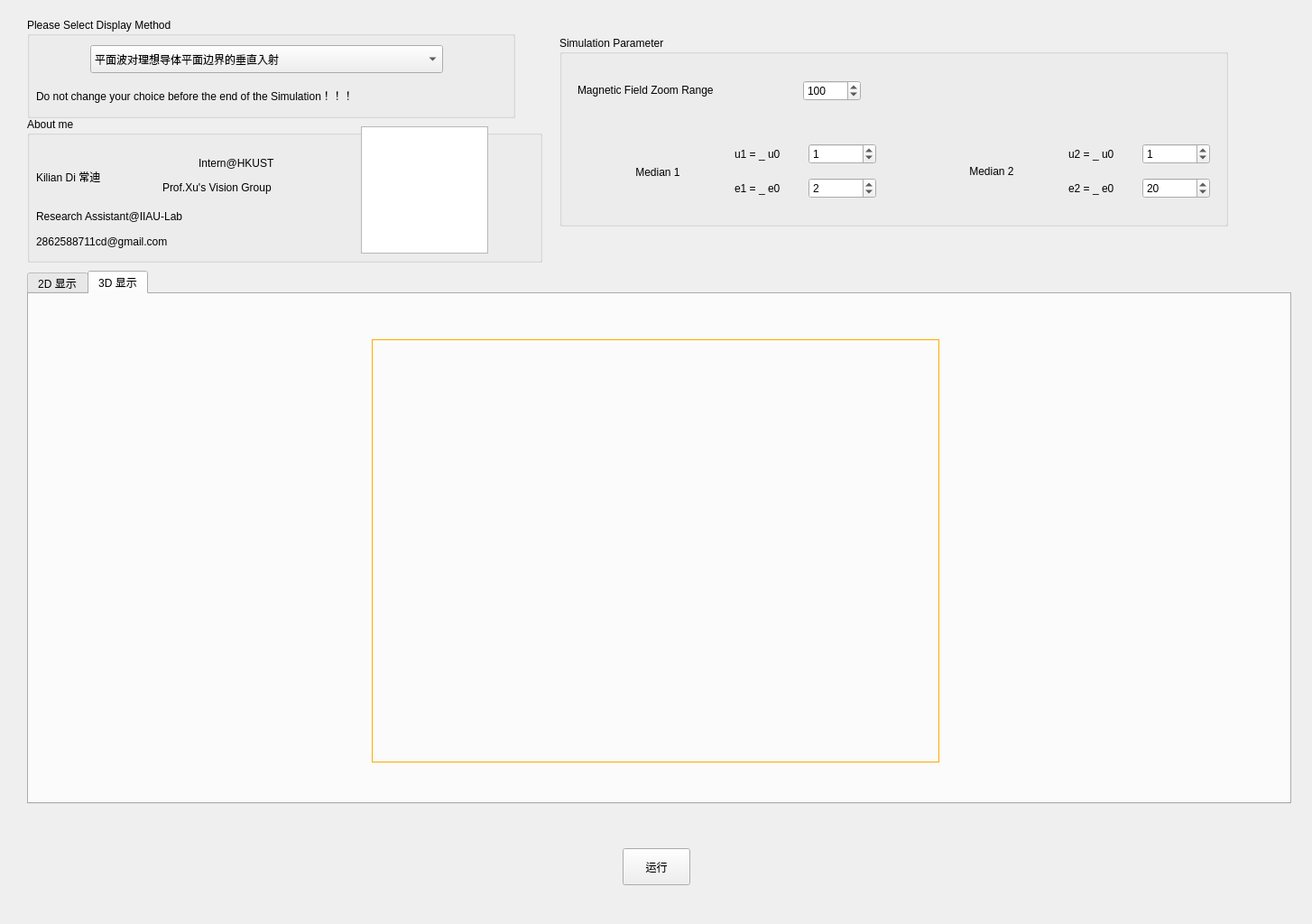
<?xml version="1.0" encoding="UTF-8"?>
<ui version="4.0">
 <class>Form</class>
 <widget class="QWidget" name="Form">
  <property name="geometry">
   <rect>
    <x>0</x>
    <y>0</y>
    <width>1454</width>
    <height>1024</height>
   </rect>
  </property>
  <property name="windowTitle">
   <string>电磁场实验3</string>
  </property>
  <widget class="QPushButton" name="pushButton">
   <property name="geometry">
    <rect>
     <x>690</x>
     <y>940</y>
     <width>75</width>
     <height>41</height>
    </rect>
   </property>
   <property name="text">
    <string>运行</string>
   </property>
  </widget>
  <widget class="QTabWidget" name="tabWidget">
   <property name="geometry">
    <rect>
     <x>30</x>
     <y>300</y>
     <width>1401</width>
     <height>591</height>
    </rect>
   </property>
   <property name="currentIndex">
    <number>1</number>
   </property>
   <widget class="QWidget" name="widget">
    <attribute name="title">
     <string>2D 显示</string>
    </attribute>
    <widget class="QWidget" name="layoutWidget">
     <property name="geometry">
      <rect>
       <x>40</x>
       <y>50</y>
       <width>1311</width>
       <height>471</height>
      </rect>
     </property>
     <layout class="QHBoxLayout" name="horizontalLayout_2">
      <item>
       <widget class="QLabel" name="label_2D_E_2">
        <property name="sizePolicy">
         <sizepolicy hsizetype="Preferred" vsizetype="Preferred">
          <horstretch>0</horstretch>
          <verstretch>0</verstretch>
         </sizepolicy>
        </property>
        <property name="styleSheet">
         <string notr="true">QLabel{
	border-color: rgb(255, 170,0);
     border-width: 1px;
     border-style: solid;
}</string>
        </property>
        <property name="text">
         <string/>
        </property>
       </widget>
      </item>
      <item>
       <spacer name="horizontalSpacer_2">
        <property name="orientation">
         <enum>Qt::Horizontal</enum>
        </property>
        <property name="sizeType">
         <enum>QSizePolicy::Fixed</enum>
        </property>
        <property name="sizeHint" stdset="0">
         <size>
          <width>40</width>
          <height>20</height>
         </size>
        </property>
       </spacer>
      </item>
      <item>
       <widget class="QLabel" name="label_2D_H_2">
        <property name="styleSheet">
         <string notr="true">QLabel{
	border-color: rgb(255, 170,0);
     border-width: 1px;
     border-style: solid;
}</string>
        </property>
        <property name="text">
         <string/>
        </property>
       </widget>
      </item>
     </layout>
    </widget>
    <widget class="QComboBox" name="comboBox">
     <property name="geometry">
      <rect>
       <x>230</x>
       <y>20</y>
       <width>121</width>
       <height>22</height>
      </rect>
     </property>
     <property name="currentText">
      <string>独立显示</string>
     </property>
     <item>
      <property name="text">
       <string>独立显示</string>
      </property>
     </item>
     <item>
      <property name="text">
       <string>合并显示</string>
      </property>
     </item>
    </widget>
    <widget class="QLabel" name="label">
     <property name="geometry">
      <rect>
       <x>40</x>
       <y>20</y>
       <width>161</width>
       <height>21</height>
      </rect>
     </property>
     <property name="text">
      <string>E/H Display</string>
     </property>
    </widget>
    <widget class="QLabel" name="label_2D_E_3">
     <property name="geometry">
      <rect>
       <x>380</x>
       <y>40</y>
       <width>629</width>
       <height>469</height>
      </rect>
     </property>
     <property name="sizePolicy">
      <sizepolicy hsizetype="Preferred" vsizetype="Preferred">
       <horstretch>0</horstretch>
       <verstretch>0</verstretch>
      </sizepolicy>
     </property>
     <property name="styleSheet">
      <string notr="true">QLabel{
	border-color: rgb(255, 170,0);
     border-width: 1px;
     border-style: solid;
}</string>
     </property>
     <property name="text">
      <string/>
     </property>
    </widget>
   </widget>
   <widget class="QWidget" name="tab_2">
    <attribute name="title">
     <string>3D 显示</string>
    </attribute>
    <widget class="QLabel" name="label_3D_EH">
     <property name="geometry">
      <rect>
       <x>380</x>
       <y>50</y>
       <width>629</width>
       <height>469</height>
      </rect>
     </property>
     <property name="sizePolicy">
      <sizepolicy hsizetype="Preferred" vsizetype="Preferred">
       <horstretch>0</horstretch>
       <verstretch>0</verstretch>
      </sizepolicy>
     </property>
     <property name="styleSheet">
      <string notr="true">QLabel{
	border-color: rgb(255, 170,0);
     border-width: 1px;
     border-style: solid;
}</string>
     </property>
     <property name="text">
      <string/>
     </property>
    </widget>
   </widget>
  </widget>
  <widget class="QGroupBox" name="groupBox">
   <property name="geometry">
    <rect>
     <x>620</x>
     <y>40</y>
     <width>741</width>
     <height>211</height>
    </rect>
   </property>
   <property name="title">
    <string>Simulation Parameter</string>
   </property>
   <widget class="QLabel" name="label_15">
    <property name="geometry">
     <rect>
      <x>20</x>
      <y>30</y>
      <width>241</width>
      <height>59</height>
     </rect>
    </property>
    <property name="text">
     <string>Magnetic Field Zoom Range</string>
    </property>
   </widget>
   <widget class="QWidget" name="horizontalLayoutWidget_2">
    <property name="geometry">
     <rect>
      <x>30</x>
      <y>110</y>
      <width>321</width>
      <height>81</height>
     </rect>
    </property>
    <layout class="QHBoxLayout" name="horizontalLayout_11">
     <item>
      <widget class="QLabel" name="label_13">
       <property name="text">
        <string>Median 1</string>
       </property>
       <property name="alignment">
        <set>Qt::AlignCenter</set>
       </property>
       <property name="indent">
        <number>-1</number>
       </property>
      </widget>
     </item>
     <item>
      <layout class="QHBoxLayout" name="horizontalLayout_10">
       <item>
        <layout class="QVBoxLayout" name="verticalLayout">
         <item>
          <layout class="QHBoxLayout" name="horizontalLayout_5">
           <item>
            <widget class="QLabel" name="label_8">
             <property name="text">
              <string>u1 = _ u0</string>
             </property>
            </widget>
           </item>
           <item>
            <widget class="QSpinBox" name="spinBox_4">
             <property name="value">
              <number>1</number>
             </property>
            </widget>
           </item>
          </layout>
         </item>
         <item>
          <layout class="QHBoxLayout" name="horizontalLayout">
           <item>
            <widget class="QLabel" name="label_5">
             <property name="text">
              <string>e1 = _ e0</string>
             </property>
            </widget>
           </item>
           <item>
            <widget class="QSpinBox" name="spinBox">
             <property name="value">
              <number>2</number>
             </property>
            </widget>
           </item>
          </layout>
         </item>
        </layout>
       </item>
      </layout>
     </item>
    </layout>
   </widget>
   <widget class="QWidget" name="horizontalLayoutWidget_3">
    <property name="geometry">
     <rect>
      <x>400</x>
      <y>110</y>
      <width>321</width>
      <height>80</height>
     </rect>
    </property>
    <layout class="QHBoxLayout" name="horizontalLayout_12">
     <item>
      <widget class="QLabel" name="label_14">
       <property name="text">
        <string>Median 2</string>
       </property>
       <property name="alignment">
        <set>Qt::AlignCenter</set>
       </property>
       <property name="indent">
        <number>-1</number>
       </property>
      </widget>
     </item>
     <item>
      <layout class="QVBoxLayout" name="verticalLayout_3">
       <item>
        <layout class="QHBoxLayout" name="horizontalLayout_8">
         <item>
          <widget class="QLabel" name="label_11">
           <property name="text">
            <string>u2 = _ u0</string>
           </property>
          </widget>
         </item>
         <item>
          <widget class="QSpinBox" name="spinBox_7">
           <property name="value">
            <number>1</number>
           </property>
          </widget>
         </item>
        </layout>
       </item>
       <item>
        <layout class="QHBoxLayout" name="horizontalLayout_9">
         <item>
          <widget class="QLabel" name="label_12">
           <property name="text">
            <string>e2 = _ e0</string>
           </property>
          </widget>
         </item>
         <item>
          <widget class="QSpinBox" name="spinBox_8">
           <property name="value">
            <number>20</number>
           </property>
          </widget>
         </item>
        </layout>
       </item>
      </layout>
     </item>
    </layout>
   </widget>
   <widget class="QWidget" name="horizontalLayoutWidget_4">
    <property name="geometry">
     <rect>
      <x>270</x>
      <y>30</y>
      <width>64</width>
      <height>61</height>
     </rect>
    </property>
    <layout class="QHBoxLayout" name="horizontalLayout_13">
     <item>
      <widget class="QSpinBox" name="spinBox_9">
       <property name="maximum">
        <number>1000</number>
       </property>
       <property name="singleStep">
        <number>1</number>
       </property>
       <property name="value">
        <number>100</number>
       </property>
      </widget>
     </item>
    </layout>
   </widget>
  </widget>
  <widget class="QGroupBox" name="groupBox_2">
   <property name="geometry">
    <rect>
     <x>30</x>
     <y>130</y>
     <width>571</width>
     <height>161</height>
    </rect>
   </property>
   <property name="title">
    <string>About me</string>
   </property>
   <widget class="QLabel" name="label_2">
    <property name="geometry">
     <rect>
      <x>10</x>
      <y>30</y>
      <width>131</width>
      <height>71</height>
     </rect>
    </property>
    <property name="text">
     <string>Kilian Di 常迪 </string>
    </property>
   </widget>
   <widget class="QLabel" name="label_4">
    <property name="geometry">
     <rect>
      <x>10</x>
      <y>100</y>
      <width>261</width>
      <height>20</height>
     </rect>
    </property>
    <property name="text">
     <string>Research Assistant@IIAU-Lab</string>
    </property>
   </widget>
   <widget class="QLabel" name="label_6">
    <property name="geometry">
     <rect>
      <x>10</x>
      <y>130</y>
      <width>211</width>
      <height>16</height>
     </rect>
    </property>
    <property name="text">
     <string>2862588711cd@gmail.com</string>
    </property>
   </widget>
   <widget class="QLabel" name="label_7">
    <property name="geometry">
     <rect>
      <x>190</x>
      <y>40</y>
      <width>121</width>
      <height>21</height>
     </rect>
    </property>
    <property name="text">
     <string>Intern@HKUST</string>
    </property>
   </widget>
   <widget class="QLabel" name="label_9">
    <property name="geometry">
     <rect>
      <x>150</x>
      <y>70</y>
      <width>181</width>
      <height>16</height>
     </rect>
    </property>
    <property name="text">
     <string>Prof.Xu's Vision Group</string>
    </property>
   </widget>
   <widget class="QGraphicsView" name="graphicsView">
    <property name="geometry">
     <rect>
      <x>370</x>
      <y>10</y>
      <width>141</width>
      <height>141</height>
     </rect>
    </property>
    <property name="styleSheet">
     <string notr="true">background-image:url(&quot;D:Kaiming_He.png&quot;)</string>
    </property>
   </widget>
  </widget>
  <widget class="QGroupBox" name="groupBox_3">
   <property name="geometry">
    <rect>
     <x>30</x>
     <y>20</y>
     <width>541</width>
     <height>111</height>
    </rect>
   </property>
   <property name="title">
    <string>Please Select Display Method</string>
   </property>
   <widget class="QLabel" name="label_3">
    <property name="geometry">
     <rect>
      <x>10</x>
      <y>60</y>
      <width>521</width>
      <height>51</height>
     </rect>
    </property>
    <property name="text">
     <string>Do not change your choice before the end of the Simulation！！！</string>
    </property>
   </widget>
   <widget class="QComboBox" name="comboBox_2">
    <property name="geometry">
     <rect>
      <x>70</x>
      <y>30</y>
      <width>391</width>
      <height>31</height>
     </rect>
    </property>
    <property name="sizeAdjustPolicy">
     <enum>QComboBox::AdjustToContentsOnFirstShow</enum>
    </property>
    <item>
     <property name="text">
      <string>平面波对理想导体平面边界的垂直入射</string>
     </property>
    </item>
    <item>
     <property name="text">
      <string>平面波对理想介质的垂直入射</string>
     </property>
    </item>
   </widget>
  </widget>
 </widget>
 <resources/>
 <connections>
  <connection>
   <sender>pushButton</sender>
   <signal>clicked()</signal>
   <receiver>Form</receiver>
   <slot>openimage()</slot>
   <hints>
    <hint type="sourcelabel">
     <x>690</x>
     <y>940</y>
    </hint>
    <hint type="destinationlabel">
     <x>161</x>
     <y>315</y>
    </hint>
   </hints>
  </connection>
  <connection>
   <sender>comboBox_2</sender>
   <signal>currentIndexChanged(QString)</signal>
   <receiver>Form</receiver>
   <slot>slot1()</slot>
   <hints>
    <hint type="sourcelabel">
     <x>322</x>
     <y>60</y>
    </hint>
    <hint type="destinationlabel">
     <x>412</x>
     <y>133</y>
    </hint>
   </hints>
  </connection>
 </connections>
 <slots>
  <signal>signal1()</signal>
  <slot>openimage()</slot>
  <slot>slot1()</slot>
 </slots>
</ui>
